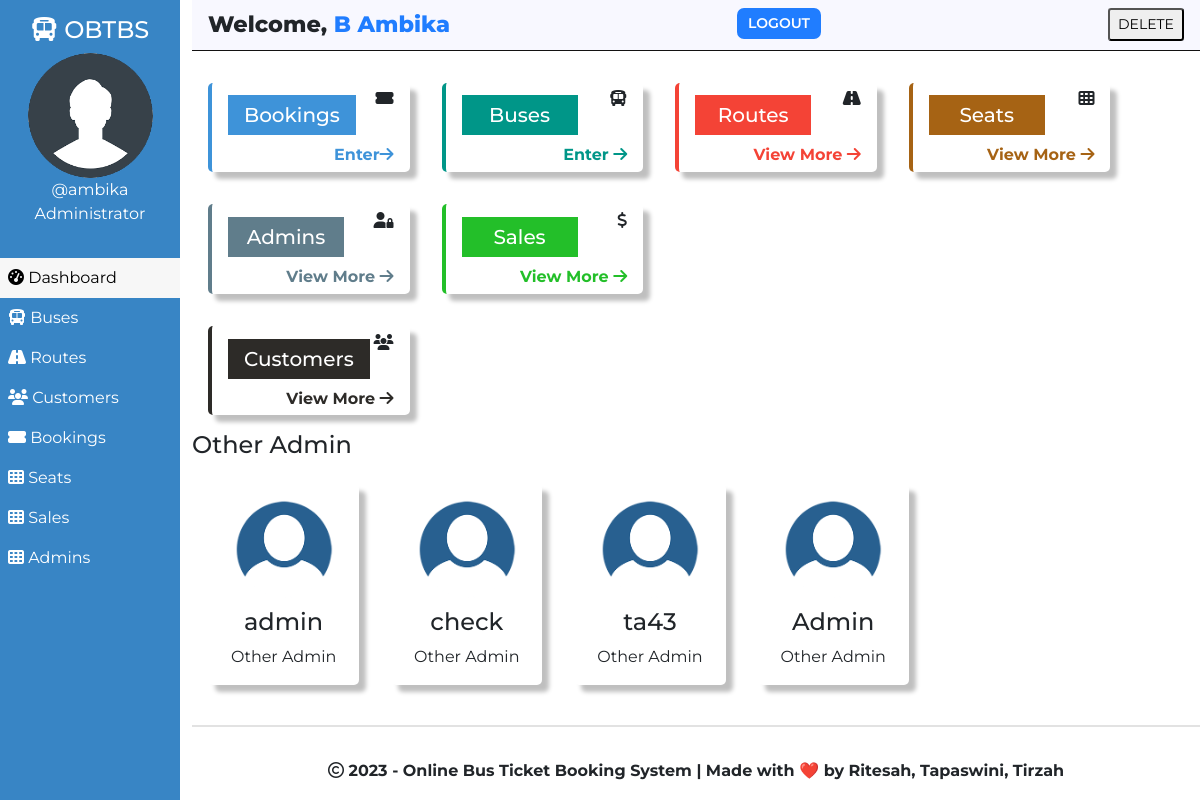
The app's page /Online_Bus_Portal/admin/dashboard.php (signed in) with its own data.
### tables this page shows
CREATE TABLE `users` (
  `user_id` int(11) NOT NULL,
  `user_fullname` varchar(100) NOT NULL,
  `user_name` varchar(30) NOT NULL,
  `user_password` varchar(255) NOT NULL,
  `user_created` datetime NOT NULL DEFAULT CURRENT_TIMESTAMP
);

### Online_Bus_Portal/assets/partials/_getJSON.php (called while the page is built, shortened)
<?php
    $adminSql = "SELECT * from users";
    $resultAdminSql = mysqli_query($conn, $adminSql);
    $arr = array();
    while($row = mysqli_fetch_assoc($resultAdminSql))
        $arr[] = $row;
    $adminJson = json_encode($arr);
?>

### Online_Bus_Portal/admin/dashboard.php (the view, shortened to what this page needs)
<!DOCTYPE html>
<html lang="en">
<head>
    <link href="https://cdn.jsdelivr.net/npm/bootstrap@5.0.1/dist/css/bootstrap.min.css" rel="stylesheet">
    <?php
        $page="dashboard";
    ?>
</head>
<body>
    <?php require '../assets/partials/_admin-header.php';
        require '../assets/partials/_getJSON.php';
    $adminData = json_decode($adminJson);
    ?>
            <section id="dashboard">
                <div id="status">
                    <div id="Booking" class="info-box status-item">
                        <div class="heading">
                            <h5>Bookings</h5>
                            <div class="info">
                                <i class="fas fa-ticket-alt"></i>
                            </div>
                        </div>
                        <a href="./booking.php">Enter<i class="fas fa-arrow-right"></i></a>
                    </div>
                    <div id="Bus" class="info-box status-item">
                        <div class="heading">
                            <h5>Buses</h5>
                            <div class="info">
                                <i class="fas fa-bus"></i>
                            </div>
                        </div>
                        <a href="./bus.php">Enter <i class="fas fa-arrow-right"></i></a>
                    </div>
                    <div id="Route" class="info-box status-item">
                        <div class="heading">
                            <h5>Routes</h5>
                            <div class="info">
                                <i class="fas fa-road"></i>
                            </div>
                        </div>
                        <a href="./route.php">View More <i class="fas fa-arrow-right"></i></a>
                    </div>
                    <div id="Seat" class="info-box status-item">
                        <div class="heading">
                            <h5>Seats</h5>
                            <div class="info">
                                <i class="fas fa-th"></i>
                            </div>
                        </div>
                        <a href="./seat.php">View More <i class="fas fa-arrow-right"></i></a>
                    </div>
<div id="Admin" class="info-box user-item">
    <div class="heading">
        <h5>Admins</h5>
        <div class="info">
            <i class="fas fa-user-lock"></i>
        </div>
    </div>
<a href="./admin.php">View More <i class="fas fa-arrow-right"></i></a>
</div>
<div id="Earning" class="info-box user-item">
    <div class="heading">
        <h5>Sales</h5>
        <div class="info">
            <i class="fas fa-dollar-sign"></i>
        </div>
    </div>
    <a href="./sales.php">View More <i class="fas fa-arrow-right"></i></a>
</div>
                </div>
                <div id="user">
                    <div id="Customer" class="info-box user-item">
                        <div class="heading">
                            <h5>Customers</h5>
                            <div class="info">
                                <i class="fas fa-users"></i>
                            </div>
                        </div>
                     <a href="./customer.php">View More <i class="fas fa-arrow-right"></i></a>
                    </div>
                </div>
                <h4>Other Admin</h4>
                <div id="admin">
                    <?php
                        foreach($adminData as $admin)
                        {
                            $adminArr = get_object_vars($admin);
                            if($adminArr["user_id"] == $user_id)
                                continue;
                            $username = $adminArr["user_name"];
                        ?>
                            <div class="info-box admin-item">
                                <img src="../assets/img/user-profile-min.png" height="100px" alt="Profile Pic">
                                <h4><?php echo $username; ?></h4>
                                <p class="bio">Other Admin</p>
                            </div>
                        <?php
                        }
                    ?>
                </div>
<br>
            </section>
                <footer>
                    <br>
                        <i class="far fa-copyright"></i> <?php echo date('Y');?> - Online Bus Ticket Booking System | Made with &#10084;&#65039; by Ritesah, Tapaswini, Tirzah
                        <br>
                </footer>
        </div>
    </main>
</body>
</html>

### Online_Bus_Portal/assets/partials/_admin-header.php (shortened to what this page needs)
<?php
    $conn = db_connect();
    $user_id = $_SESSION['user_id'];
    $sql = "SELECT * FROM users WHERE user_id = $user_id";
    $result = mysqli_query($conn, $sql);
    if($row = mysqli_fetch_assoc($result))
    {
        $user_fullname = $row["user_fullname"];
        $user_name = $row["user_name"];
    }
?>
    <main id="container">
        <div id="sidebar">
            <h4><i class="fas fa-bus"></i> OBTBS</h4>
            <div>
                <img class="adminDp" src="../assets/img/userav-min.png" height="125px" alt="Admin Profile Pic">
                <p>
                    <?php  echo '@'.$user_name;  ?>
                </p>
                <p>Administrator</p>
            </div>
            <ul id="options">
                <li class="option <?php if($page=='dashboard'){ echo 'active';}?>">
                    <a href="./dashboard.php">
                    <i class="fas fa-tachometer-alt"></i> Dashboard
                    </a>
                </li>
                <li class="option <?php if($page=='bus'){ echo 'active';}?>">
                    <a href="./bus.php">
                    <i class="fas fa-bus"></i> Buses
                    </a>
                </li>
                <li class="option <?php if($page=='route'){ echo 'active';}?>">
                    <a href="./route.php">
                    <i class="fas fa-road"></i> Routes
                    </a>
                </li>
                <li class="option <?php if($page=='customer'){ echo 'active';}?>">
                    <a href="./customer.php">
                    <i class="fas fa-users"></i> Customers
                    </a>
                </li>
                <li class="option <?php if($page=='booking'){ echo 'active';}?>">
                    <a href="./booking.php">
                    <i class="fas fa-ticket-alt"></i> Bookings
                    </a>
                </li>
                <li class="option <?php if($page=='seat'){ echo 'active';}?>">
                    <a href="./seat.php">
                    <i class="fas fa-th"></i> Seats
                    </a>
                </li>
<li class="option <?php if($page=='sales'){ echo 'active';}?>">
    <a href="./sales.php">
    <i class="fas fa-th"></i> Sales
    </a>
</li>
<li class="option <?php if($page=='admin'){ echo 'active';}?>">
    <a href="./admin.php">
    <i class="fas fa-th"></i> Admins
    </a>
</li>
            </ul>
        </div>
        <div id="main-content">
            <section id="welcome">
                <ul>
                    <li class="welcome-item">Welcome,
                        <span id="USER">
                            <?php
                                echo $user_fullname;
                            ?>
                        </span>
                    </li>
                    <li class="welcome-item">
                        <button id="logout" class="btn-sm">
                            <a href="../assets/partials/_logout.php">LOGOUT</a>
                        </button>
                    </li>
<li class="welcome-item">
<form method="post">
<button type="submit" name="delete_admin" class="btn-sm">DELETE
</button>
</form>
                </ul>
            </section>

### Online_Bus_Portal/assets/styles/admin.php (style rules this page uses)
body { margin: 0; box-sizing: border-box; font-family: 'Montserrat', sans-serif; background-color: white; }
html { scroll-behavior: smooth; }
*, *::after, *::before { box-sizing: inherit; }
#USER { color: #207DFF; }
.adminDp { border-radius: 50%; }
#welcome { background-color: #F8F8FF; border-bottom: 1px solid rgb(19, 18, 18); }
#welcome ul { display: flex; justify-content: space-between; list-style-type: none; padding: 0; margin: 0; }
#welcome li { margin: 0 1rem; padding: 0.5rem 0; }
#welcome li:first-child { font-weight: 800; font-size: 1.4rem; }
#logout { padding: 0.3rem 0.7rem; background-color: #207DFF; font-weight: 600; outline: none; border: none; border-radius: 7px; }
#logout a { color: white; text-decoration: none; }
footer { height: 50px; border-top: 2px solid #e2e2e2; padding: 0.5rem 0; text-align: center; font-weight: bold; position: relative; bottom: 0; width: 100%; }
@media only screen and (min-width:1000px) { #sidebar { text-align: center; background-color: #3885c5; color: white; width: 15%; position: fixed; top: 0%; padding-top: 1rem; z-index: 2; height: 100vh; } }
@media only screen and (min-width:1000px) { #sidebar p { margin: 0; } }
@media only screen and (min-width:1000px) { #sidebar ul { margin-top: 2rem; } }
@media only screen and (min-width:1000px) { #options { list-style-type: none; text-align: left; padding-left: 0; } }
@media only screen and (min-width:1000px) { .option a { display: block; padding: 0.5rem; text-decoration: none; color: inherit; } }
@media only screen and (min-width:1000px) { .active { background-color:#f7f7f7; color:black; } }
@media only screen and (min-width:1000px) { #main-content { margin-left: 16%; } }
@media only screen and (min-width:1000px) { .info-box { flex-basis: 20%; } }

### Online_Bus_Portal/assets/styles/dashboard.php (style rules this page uses)
#status, #user, #admin { display: flex; flex-wrap: wrap; }
.info-box { padding: 0.3rem 1rem; border-left: 4px solid; margin: 1rem; flex-basis: 45%; border-radius: 5px; box-shadow: 7px 7px 4px rgba(0, 0, 0, 0.25); background-color: white; }
.heading { display: flex; justify-content: space-between; }
.heading h5 { color: white; text-align: center; padding: 0.5rem 1rem; flex-basis: 70%; border-radius: 0px; margin: 0.5rem 0; }
.info-box p { margin: 0; }
.info-box a { display: block; text-align: right; text-decoration: none; font-weight: bold; }
#Booking { border-color: #3e93d9; }
#Booking h5 { background-color: #3e93d9; }
#Booking a { color: #3e93d9; }
#Earning { border-color: #23bf29; }
#Earning a { color: #23bf29; }
#Bus { border-color: #009688; }
#Bus h5 { background-color: #009688; }
#Bus a { color: #009688; }
#Route { border-color: #f44336; }
#Route h5 { background-color: #f44336; }
#Route a { color: #f44336; }
#Seat { border-color: #A66314; }
#Seat h5 { background-color: #A66314; }
#Seat a { color: #A66314; }
#Customer { border-color: #2D2B28; }
#Customer h5 { background-color: #2D2B28; }
#Customer a { color: #2D2B28; }
#Admin { border-color: #607d8b; }
#Admin h5 { background-color: #607d8b; }
#Earning h5 { background-color: #23bf29; }
#Admin a { color: #607d8b; }
#admin .info-box { text-align: center; padding: 1rem 0; border: none; }
#admin h4 { margin: 0.5rem 0; }
#admin img { border-radius: 50%; }
@media only screen and (min-width:1000px) { #main-content { flex-grow: 1; } }
@media only screen and (min-width:1000px) { .info-box { flex-basis: 20%; } }
@media only screen and (min-width:1000px) { #admin .info-box { flex-basis: 15%; } }

### records on screen
users: user_name "ambika", user_fullname "B Ambika"
users: user_name "admin"
users: user_name "check"
users: user_name "ta43"
users: user_name "Admin"
